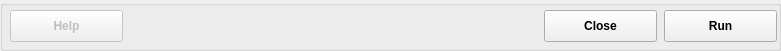
  <widget class="QGroupBox" name="groupBoxButtons">
   <property name="geometry">
    <rect>
     <x>5</x>
     <y>239</y>
     <width>781</width>
     <height>51</height>
    </rect>
   </property>
   <property name="title">
    <string/>
   </property>
   <widget class="QPushButton" name="pushButtonHelp">
    <property name="enabled">
     <bool>false</bool>
    </property>
    <property name="geometry">
     <rect>
      <x>10</x>
      <y>10</y>
      <width>113</width>
      <height>32</height>
     </rect>
    </property>
    <property name="font">
     <font>
      <weight>75</weight>
      <bold>true</bold>
     </font>
    </property>
    <property name="text">
     <string>Help</string>
    </property>
    <property name="autoDefault">
     <bool>false</bool>
    </property>
   </widget>
   <widget class="QPushButton" name="pushButtonClose">
    <property name="geometry">
     <rect>
      <x>544</x>
      <y>10</y>
      <width>113</width>
      <height>32</height>
     </rect>
    </property>
    <property name="font">
     <font>
      <weight>75</weight>
      <bold>true</bold>
     </font>
    </property>
    <property name="text">
     <string>Close</string>
    </property>
    <property name="autoDefault">
     <bool>false</bool>
    </property>
   </widget>
   <widget class="QPushButton" name="pushButtonRun">
    <property name="geometry">
     <rect>
      <x>664</x>
      <y>10</y>
      <width>113</width>
      <height>32</height>
     </rect>
    </property>
    <property name="font">
     <font>
      <weight>75</weight>
      <bold>true</bold>
     </font>
    </property>
    <property name="toolTip">
     <string/>
    </property>
    <property name="text">
     <string>Run</string>
    </property>
    <property name="autoDefault">
     <bool>false</bool>
    </property>
   </widget>
  </widget>
